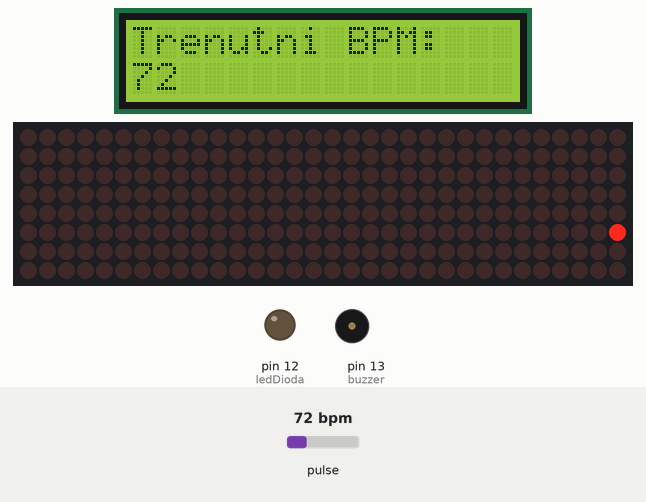
This sketch was run on a simulated Arduino Uno, built with avr-gcc and run on an emulated ATmega328P. Shown: 16×2 character LCD, 32×8 LED matrix, output pins drawn as LEDs (lit = HIGH), buzzer (waves = sounding). Dashed ring = blinking. The test bench sets the inputs (shaded band); at power-on: pulse 72 bpm. What the sketch prints to the serial monitor is not drawn.

Above: at 8.5 s.
8.6 s: pulse set to 42 bpm
At 10.1 s:
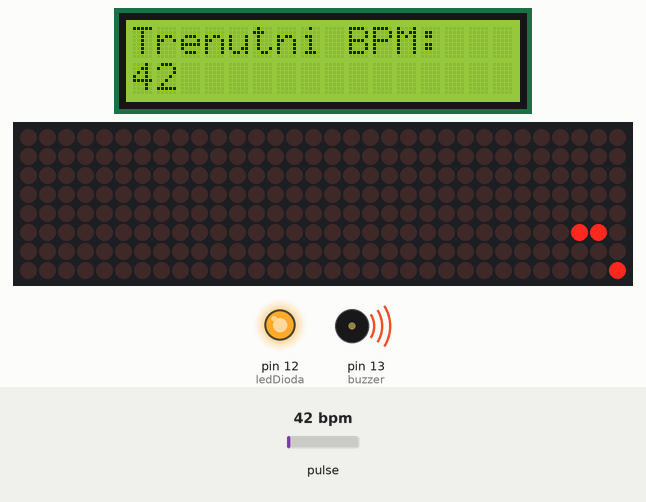
11.6 s: pulse set to 70 bpm
At 11.98 s:
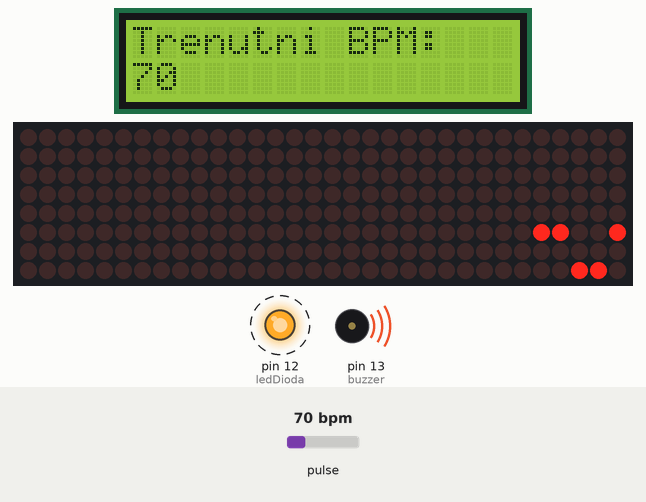
14.6 s: pulse set to 100 bpm
At 15.7 s:
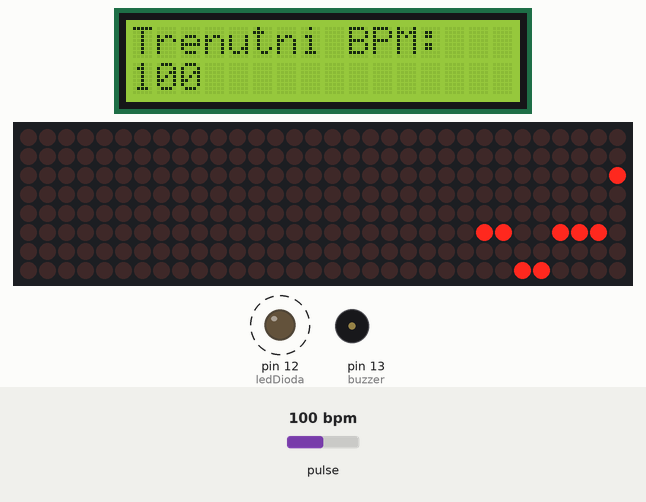
17.6 s: pulse set to 130 bpm
At 19.0 s:
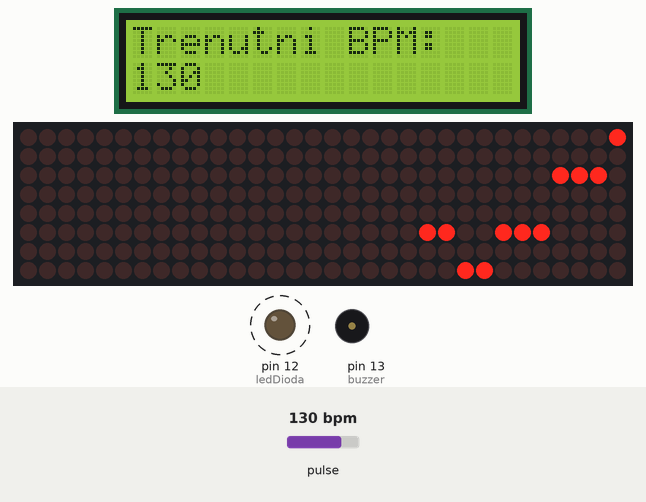
20.6 s: pulse set to 59 bpm
At 22.4 s:
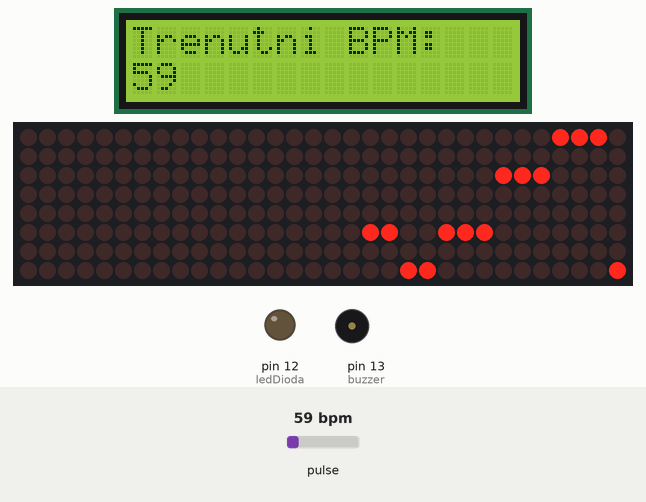
23.6 s: pulse set to 61 bpm
At 23.92 s:
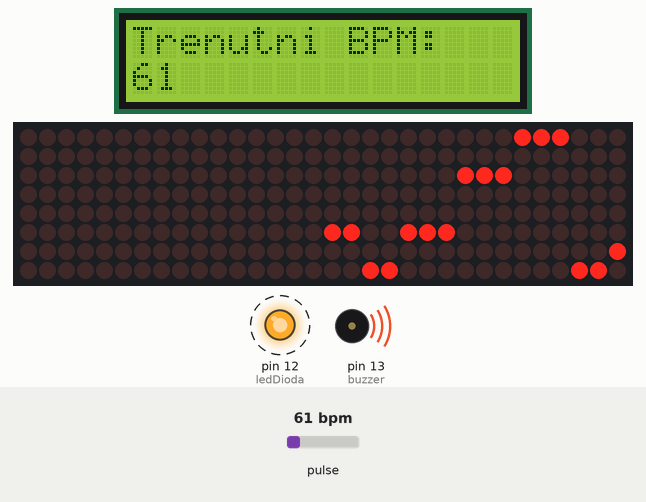
Timing chart, 0 to 29.9 s (numbered marks = the images above; inputs shaded):
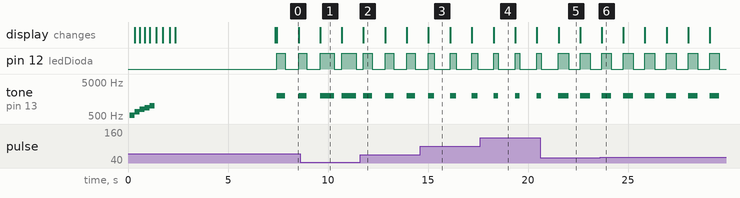

The sketch:

prva_verzija.ino
```cpp
#define USE_ARDUINO_INTERRUPTS true
#include <MD_MAX72xx.h>
#include <SPI.h>
#include <PulseSensorPlayground.h>
#include <LCD_I2C.h>

LCD_I2C lcd(0x27);

MD_MAX72XX dispGlavni = MD_MAX72XX(MD_MAX72XX::FC16_HW, 5, 7, 6, 4);

const int duzinaListe = 32;
byte podaci[] = { 0b00000000, 0b00000000, 0b00000000, 0b00000000, 0b00000000, 0b00000000, 0b00000000, 0b00000000,
                  0b00000000, 0b00000000, 0b00000000, 0b00000000, 0b00000000, 0b00000000, 0b00000000, 0b00000000,
                  0b00000000, 0b00000000, 0b00000000, 0b00000000, 0b00000000, 0b00000000, 0b00000000, 0b00000000,
                  0b00000000, 0b00000000, 0b00000000, 0b00000000, 0b00000000, 0b00000000, 0b00000000, 0b00000000 };
byte animacija[] = { 0b00011000, 0b00011000, 0b00011000, 0b00011000, 0b00011000, 0b00011000, 0b00011000, 0b00011000,
                     0b00011000, 0b00011000, 0b00011000, 0b00011000, 0b00011000, 0b00011000, 0b00011000, 0b00011000,
                     0b00011000, 0b00011000, 0b00011000, 0b00011000, 0b00011000, 0b00011000, 0b00011000, 0b00011000,
                     0b00011000, 0b00011000, 0b00011000, 0b00011000, 0b00011000, 0b00011000, 0b00011000, 0b00011000};

int melodija[] = { 523, 659, 784, 880, 988 };

const int PULSE_SENSOR_PIN = 0;
const int THRESHOLD = 432;
int trenutniBPM;

PulseSensorPlayground pulseSensor;

const int ledDioda = 12;

const int buzzer = 13;
float duzinaTona = 0;

unsigned long trenutnoVrijeme = 0;

void setup() {
  lcd.begin();
  lcd.backlight();
  dispGlavni.begin();
  pinMode(ledDioda, OUTPUT);
  pinMode(buzzer, OUTPUT);
  pulseSensor.analogInput(PULSE_SENSOR_PIN);
  pulseSensor.setThreshold(THRESHOLD);
  pulseSensor.begin();
  Serial.begin(9600);
  lcd.print("Pokretanje...");
  for (int i = 0; i < duzinaListe; i++) {
    dispGlavni.setColumn(i, animacija[i]);
    if (i < 5) {
      tone(buzzer, melodija[i]);
      delay(250);
    }
    else
    {
      delay(37.037);
    }
    noTone(buzzer);
    pulseSensor.getBeatsPerMinute();
  }
  lcd.clear();
  lcd.print("Postavite prst");
  lcd.setCursor(0, 1);
  lcd.print("na senzor");
  delay(5000);
  dispGlavni.clear();
}

void loop() {
  do {
    trenutniBPM = pulseSensor.getBeatsPerMinute();
  } while (trenutniBPM > 150);
  if (trenutniBPM < 1) {
    trenutniBPM = 1;
  }
  shiftArray(podaci, duzinaListe, 1);
  novaVrijednostUListi(trenutniBPM);
  lcd.begin();
  lcd.setCursor(0, 0);
  lcd.print("Trenutni BPM:");
  lcd.setCursor(0,1);
  lcd.print(trenutniBPM);
  Serial.print("BPM: ");
  Serial.println(trenutniBPM);
  duzinaTona = izracunajDuzinuTona(trenutniBPM);
  trenutnoVrijeme = millis();
  digitalWrite(ledDioda, HIGH);
  tone(buzzer, 2000);
  while (millis() - trenutnoVrijeme < 1000) {
    if (millis() - trenutnoVrijeme >= duzinaTona) {
      noTone(buzzer);
      digitalWrite(ledDioda, LOW);
    }
    for (int i = 0; i < duzinaListe; i++) {
      if (millis() - trenutnoVrijeme >= duzinaTona) {
        noTone(buzzer);
        digitalWrite(ledDioda, LOW);
      }
      dispGlavni.setColumn(i, podaci[i]);
    }
  }
}

void shiftArray(byte arr[], int size, int shiftBy) {
  for (int i = 0; i < shiftBy; i++) {
    for (int j = size - 1; j > 0; j--) {
      arr[j] = arr[j - 1];
    }
  }
}

void novaVrijednostUListi(int ucitanaVrijednost) {

  if (ucitanaVrijednost < 60) {
    podaci[0] = 0b10000000;
  }
  else if (ucitanaVrijednost >= 60 && ucitanaVrijednost < 70) {
    podaci[0] = 0b01000000;
  }
  else if (ucitanaVrijednost >= 70 && ucitanaVrijednost < 80) {
    podaci[0] = 0b00100000;
  }
  else if (ucitanaVrijednost >= 80 && ucitanaVrijednost < 90) {
    podaci[0] = 0b00010000;
  }
  else if (ucitanaVrijednost >= 90 && ucitanaVrijednost < 100) {
    podaci[0] = 0b00001000;
  }
  else if (ucitanaVrijednost >= 100 && ucitanaVrijednost < 110) {
    podaci[0] = 0b00000100;
  }
  else if (ucitanaVrijednost >= 110 && ucitanaVrijednost < 120) {
    podaci[0] = 0b00000010;
  }
  else if (ucitanaVrijednost >= 120) {
    podaci[0] = 0b00000001;
  }
  else
  {
    podaci[0] = podaci[1];
  }
}

float izracunajDuzinuTona(int ucitanaVrijednost) {
  return (60.0 / (ucitanaVrijednost * 2)) * 1000;
}
```

Measured:
- after the input at 8.6 s, the display: changes after 1.0 s (image 1)
- after the input at 11.6 s, the display: changes after 0.17 s (image 2)
- after the input at 14.6 s, the display: changes after 0.42 s (image 3)
- after the input at 17.6 s, the display: changes after 0.68 s (image 4)
- after the input at 20.6 s, the display: changes after 0.93 s (image 5)
- after the input at 23.6 s, the display: changes after 0.08 s (image 6)
- by itself, pin 12 (ledDioda): alternates HIGH for 0.49 s and LOW for 0.59 s
- by itself, tone on pin 13 (buzzer): alternates 2000 Hz for 0.49 s and silent for 0.59 s
